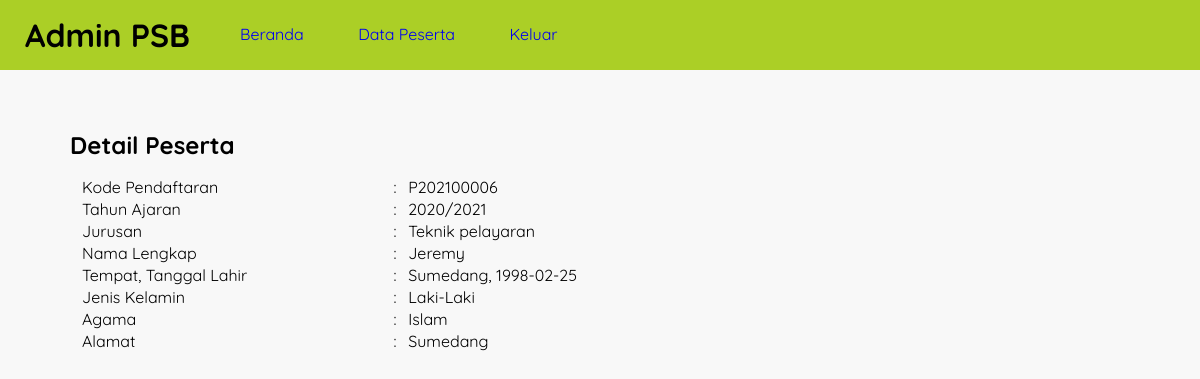
The page /detail-peserta.php?id=P202100006 (signed in) on the database its author committed.
### tables this page shows
CREATE TABLE `tb_pendaftaran` (
  `id_pendaftaran` char(10) NOT NULL,
  `tgl_daftar` date NOT NULL,
  `th_ajaran` varchar(9) NOT NULL,
  `jurusan` varchar(50) NOT NULL,
  `nm_peserta` varchar(50) NOT NULL,
  `tmp_lahir` varchar(50) NOT NULL,
  `tgl_lahir` date NOT NULL,
  `jk` enum('Laki-Laki','Perempuan') NOT NULL,
  `agama` varchar(15) NOT NULL,
  `alamat_peserta` text NOT NULL
);

### detail-peserta.php (the view, shortened to what this page needs)
<?php
    include 'koneksi.php';
    $peserta = mysqli_query($conn, "SELECT * FROM tb_pendaftaran WHERE id_pendaftaran = '".$_GET['id']."' ");
    $p = mysqli_fetch_object($peserta);
?>
<!DOCTYPE html>
<html lang="en">
<head>
    <link rel="stylesheet" href="css/style.css">
</head>
<body>
    <header>
        <h1>Admin PSB</h1>
        <ul>
            <li><a href="beranda.php">Beranda</a></li>
            <li><a href="data-peserta.php">Data Peserta</a></li>
            <li><a href="keluar.php">Keluar</a></li>
        </ul>
    </header>
    <section class="content">
        <h2>Detail Peserta</h2>
        <div class="box">
        <table class="table-form" border="0">
            <tr>
                <td>Kode Pendaftaran</td>
                <td>:</td>
                <td><?php echo $p->id_pendaftaran ?></td>
            </tr>
            <tr>
                <td>Tahun Ajaran</td>
                <td>:</td>
                <td><?php echo $p->th_ajaran ?></td>
            </tr>
            <tr>
                <td>Jurusan</td>
                <td>:</td>
                <td><?php echo $p->jurusan ?></td>
            </tr>
            <tr>
                <td>Nama Lengkap</td>
                <td>:</td>
                <td><?php echo $p->nm_peserta ?></td>
            </tr>
            <tr>
                <td>Tempat, Tanggal Lahir</td>
                <td>:</td>
                <td><?php echo $p->tmp_lahir.', '.$p->tgl_lahir ?></td>
            </tr>
            <tr>
                <td>Jenis Kelamin</td>
                <td>:</td>
                <td><?php echo $p->jk ?></td>
            </tr>
            <tr>
                <td>Agama</td>
                <td>:</td>
                <td><?php echo $p->agama ?></td>
            </tr>
            <tr>
                <td>Alamat</td>
                <td>:</td>
                <td><?php echo $p->alamat_peserta ?></td>
            </tr>
        </table>
        </div>
    </section>
</body>
</html>

### css/style.css (style rules this page uses)
* { margin: 0; padding: 0; font-family: 'Quicksand', sans-serif; }
body { background-color: #f8f8f8; }
.box { background-color: transparent; padding: 10px; box-sizing: border-box; margin: 5px 0 25px; }
.table-form { width: 100%; }
.table-form tr td:nth-child(1) { width: 30%; }
header { background-color: rgb(171, 207, 38); }
header::after { content: ''; display: block; clear: both; }
header h1 { cursor: pointer; padding: 15px 25px; display: inline-block; float: left; }
header ul { float: left; }
header ul li { padding: 24px 25px; display: inline-block; }
a { text-decoration: none; }
.content { width: 90%; padding: 10px; box-sizing: border-box; margin: 50px auto; }

### rows shown on the page
tb_pendaftaran: id_pendaftaran "P202100006", th_ajaran "2020/2021", jurusan "Teknik pelayaran", nm_peserta "Jeremy", tmp_lahir "Sumedang", tgl_lahir "1998-02-25", jk "Laki-Laki", agama "Islam", alamat_peserta "Sumedang"
